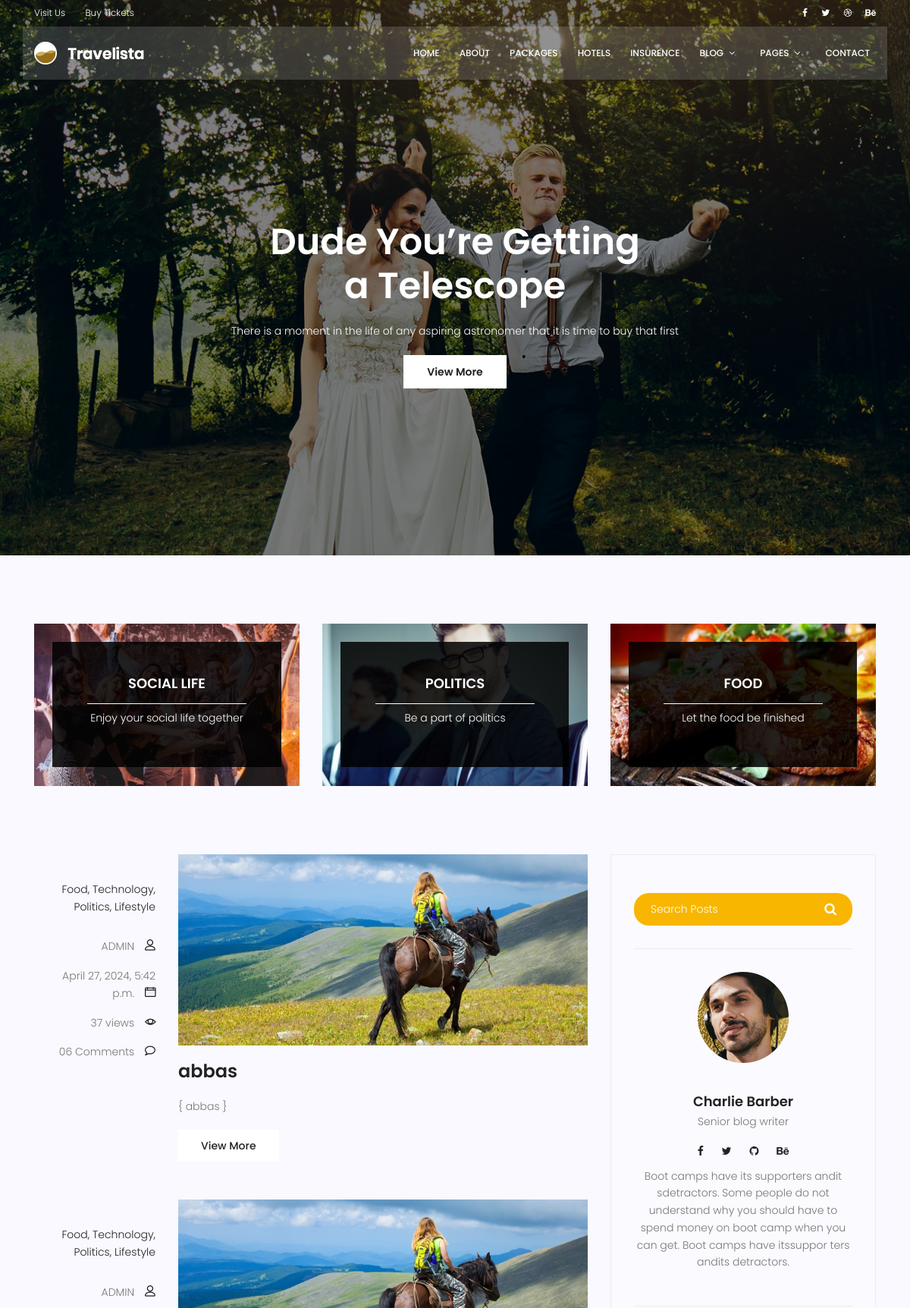
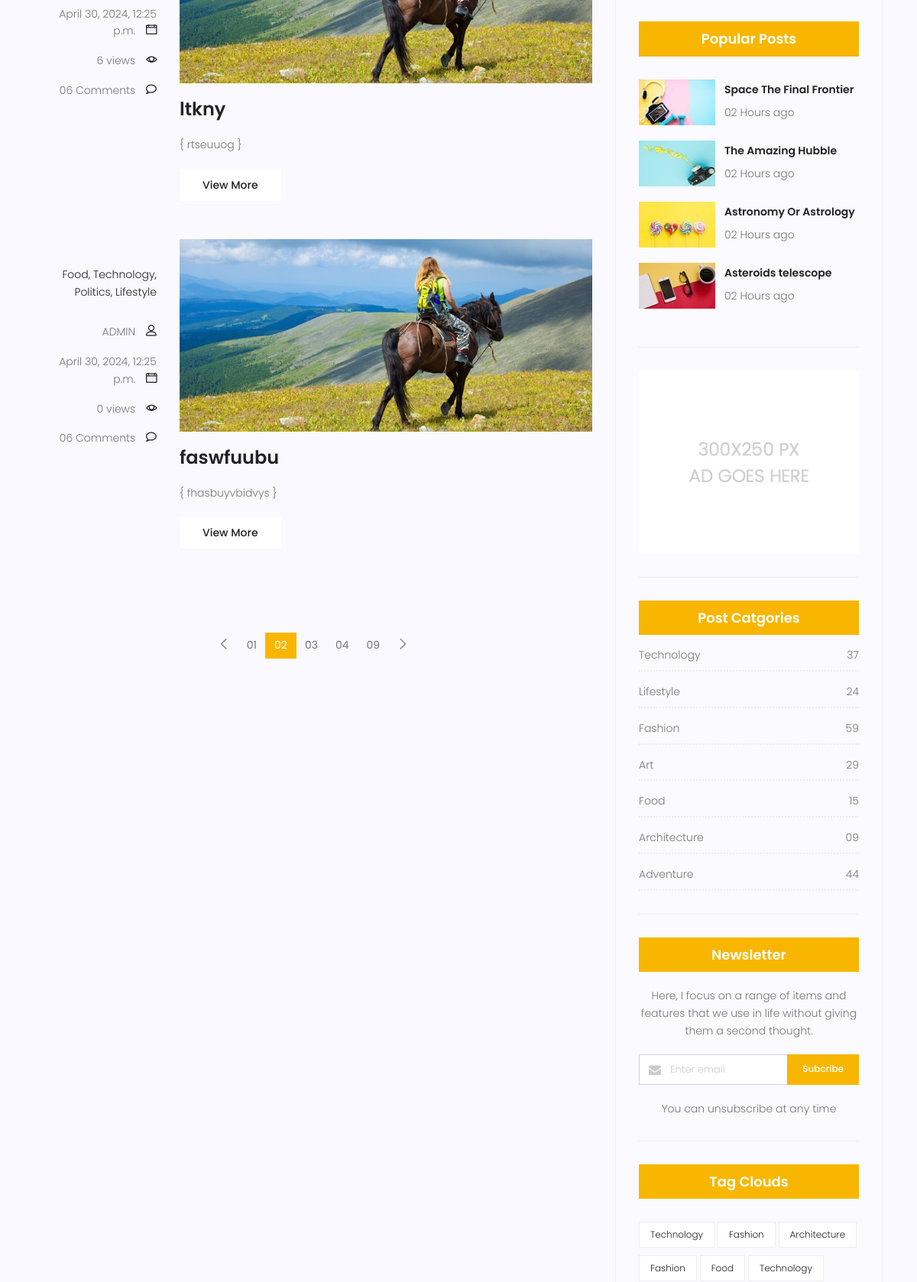
Screenshot of /blog/ (upper part) with the database file from the repository (2 pictures, top to bottom).
### blog/models.py (models this page shows)
class Post(models.Model):
    image = models.ImageField(upload_to="blog/", default="blog/default.jpg")
    author = models.ForeignKey(User,on_delete=models.SET_NULL,null=True)
    title = models.CharField(max_length=255)
    content = models.TextField()
    counted_views = models.IntegerField(default=0)
    status = models.BooleanField(default=False)
    published_date = models.DateTimeField(null=True)
    created_date = models.DateTimeField(auto_now_add=True)
    updated_date = models.DateTimeField(auto_now=True)

### blog/views.py (the view)
# urls.py: path('', blog_view,name='index'),
def blog_view(request):
    posts = Post.objects.filter(status=1, published_date__lte=timezone.now())
    context = {'posts':posts}
    return render(request,'blog/blog-home.html',context)

### templates/blog/blog-home.html (shortened to what this page needs)
{% load static %}
	<!DOCTYPE html>
	<html lang="zxx" class="no-js">
	<head>
			<link rel="stylesheet" href="{% static 'css/linearicons.css'%}">
			<link rel="stylesheet" href="{% static 'css/font-awesome.min.css' %}">
			<link rel="stylesheet" href="{% static 'css/bootstrap.css' %}">
			<link rel="stylesheet" href="{% static 'css/magnific-popup.css' %}">
			<link rel="stylesheet" href="{% static 'css/jquery-ui.css' %}">
			<link rel="stylesheet" href="{% static 'css/nice-select.css' %}">
			<link rel="stylesheet" href="{% static 'css/animate.min.css' %}">
			<link rel="stylesheet" href="{% static 'css/owl.carousel.css' %}">
			<link rel="stylesheet" href="{% static 'css/main.css'%}">
		</head>
		<body>
			<header id="header">
				<div class="header-top">
					<div class="container">
			  		<div class="row align-items-center">
			  			<div class="col-lg-6 col-sm-6 col-6 header-top-left">
			  				<ul>
			  					<li><a href="#">Visit Us</a></li>
			  					<li><a href="#">Buy Tickets</a></li>
			  				</ul>
			  			</div>
			  			<div class="col-lg-6 col-sm-6 col-6 header-top-right">
							<div class="header-social">
								<a href="#"><i class="fa fa-facebook"></i></a>
								<a href="#"><i class="fa fa-twitter"></i></a>
								<a href="#"><i class="fa fa-dribbble"></i></a>
								<a href="#"><i class="fa fa-behance"></i></a>
							</div>
			  			</div>
			  		</div>
					</div>
				</div>
				<div class="container main-menu">
					<div class="row align-items-center justify-content-between d-flex">
				      <div id="logo">
				        <a href="{% url 'blog:index' %}"><img src="{% static 'img/logo.png'%}" alt="" title="" /></a>
				      </div>
				      <nav id="nav-menu-container">
				        <ul class="nav-menu">
				          <li><a href="{% url 'blog:index' %}">Home</a></li>
				          <li><a href="about">About</a></li>
				          <li><a href="packages">Packages</a></li>
				          <li><a href="hotels">Hotels</a></li>
				          <li><a href="insurance">Insurence</a></li>
				          <li class="menu-has-children"><a href="">Blog</a>
				          </li>
				          <li class="menu-has-children"><a href="">Pages</a>
				          </li>
				          <li><a href="contact">Contact</a></li>
				        </ul>
				      </nav>
					</div>
				</div>
			</header>
			<section class="banner-area relative blog-home-banner" id="home">
				<div class="overlay overlay-bg"></div>
				<div class="container">
					<div class="row d-flex align-items-center justify-content-center">
						<div class="about-content blog-header-content col-lg-12">
							<h1 class="text-white">
								Dude You’re Getting
								a Telescope
							</h1>
							<p class="text-white">
								There is a moment in the life of any aspiring astronomer that it is time to buy that first
							</p>
							<a href="#" class="primary-btn">View More</a>
						</div>
					</div>
				</div>
			</section>
			<section class="top-category-widget-area pt-90 pb-90 ">
				<div class="container">
					<div class="row">
						<div class="col-lg-4">
							<div class="single-cat-widget">
								<div class="content relative">
									<div class="overlay overlay-bg"></div>
								    <a href="#" target="_blank">
								      <div class="thumb">
								  		 <img class="content-image img-fluid d-block mx-auto" src="{% static 'img/blog/cat-widget1.jpg'%}" alt="">
								  	  </div>
								      <div class="content-details">
								        <h4 class="content-title mx-auto text-uppercase">Social life</h4>
								        <span></span>
								        <p>Enjoy your social life together</p>
								      </div>
								    </a>
								</div>
							</div>
						</div>
						<div class="col-lg-4">
							<div class="single-cat-widget">
								<div class="content relative">
									<div class="overlay overlay-bg"></div>
								    <a href="#" target="_blank">
								      <div class="thumb">
								  		 <img class="content-image img-fluid d-block mx-auto" src="{% static 'img/blog/cat-widget2.jpg'%}" alt="">
								  	  </div>
								      <div class="content-details">
								        <h4 class="content-title mx-auto text-uppercase">Politics</h4>
								        <span></span>
								        <p>Be a part of politics</p>
								      </div>
								    </a>
								</div>
							</div>
						</div>
						<div class="col-lg-4">
							<div class="single-cat-widget">
								<div class="content relative">
									<div class="overlay overlay-bg"></div>
								    <a href="#" target="_blank">
								      <div class="thumb">
								  		 <img class="content-image img-fluid d-block mx-auto" src="{% static 'img/blog/cat-widget3.jpg'%}" alt="">
								  	  </div>
								      <div class="content-details">
								        <h4 class="content-title mx-auto text-uppercase">Food</h4>
								        <span></span>
								        <p>Let the food be finished</p>
								      </div>
								    </a>
								</div>
							</div>
						</div>
					</div>
				</div>
			</section>
			<section class="post-content-area">
				<div class="container">
					<div class="row">
						<div class="col-lg-8 posts-list">
							{% for Post in posts %}
							<div class="single-post row">
								<div class="col-lg-3  col-md-3 meta-details">
									<ul class="tags">
										<li><a href="#">Food,</a></li>
										<li><a href="#">Technology,</a></li>
										<li><a href="#">Politics,</a></li>
										<li><a href="#">Lifestyle</a></li>
									</ul>
									<div class="user-details row">
										<p class="user-name col-lg-12 col-md-12 col-6"><a href="#">{{ Post.author }}</a> <span class="lnr lnr-user"></span></p>
										<p class="date col-lg-12 col-md-12 col-6"><a href="#">{{Post.published_date}}</a> <span class="lnr lnr-calendar-full"></span></p>
										<p class="view col-lg-12 col-md-12 col-6"><a href="#">{{ Post.counted_views }} views</a> <span class="lnr lnr-eye"></span></p>
										<p class="comments col-lg-12 col-md-12 col-6"><a href="#">06 Comments</a> <span class="lnr lnr-bubble"></span></p>
									</div>
								</div>
								<div class="col-lg-9 col-md-9 ">
									<div class="feature-img">
										<img class="img-fluid" src="{% static 'img/blog/feature-img1.jpg' %}" alt="">
									</div>
									<a class="posts-title" href="{% url 'blog:single' pid=Post.id %}"><h3>{{Post.title}}</h3></a>
									<p class="excert">
{										{{Post.content}}
}									</p>
									<a href="#" class="primary-btn">View More</a>
								</div>
							</div>
							{% endfor %}
		                    <nav class="blog-pagination justify-content-center d-flex">
		                        <ul class="pagination">
		                            <li class="page-item">
		                                <a href="#" class="page-link" aria-label="Previous">
		                                    <span aria-hidden="true">
		                                        <span class="lnr lnr-chevron-left"></span>
		                                    </span>
		                                </a>
		                            </li>
		                            <li class="page-item"><a href="#" class="page-link">01</a></li>
		                            <li class="page-item active"><a href="#" class="page-link">02</a></li>
		                            <li class="page-item"><a href="#" class="page-link">03</a></li>
		                            <li class="page-item"><a href="#" class="page-link">04</a></li>
		                            <li class="page-item"><a href="#" class="page-link">09</a></li>
		                            <li class="page-item">
		                                <a href="#" class="page-link" aria-label="Next">
		                                    <span aria-hidden="true">
		                                        <span class="lnr lnr-chevron-right"></span>
		                                    </span>
		                                </a>
		                            </li>
		                        </ul>
		                    </nav>
						</div>
						<div class="col-lg-4 sidebar-widgets">
							<div class="widget-wrap">
								<div class="single-sidebar-widget search-widget">
									<form class="search-form" action="#">
			                            <input placeholder="Search Posts" name="search" type="text" onfocus="this.placeholder = ''" onblur="this.placeholder = 'Search Posts'" >
			                            <button type="submit"><i class="fa fa-search"></i></button>
			                        </form>
								</div>
								<div class="single-sidebar-widget user-info-widget">
									<img src="{% static 'img/blog/user-info.png' %}" alt="">
									<a href="#"><h4>Charlie Barber</h4></a>
									<p>
										Senior blog writer
									</p>
									<ul class="social-links">
										<li><a href="#"><i class="fa fa-facebook"></i></a></li>
										<li><a href="#"><i class="fa fa-twitter"></i></a></li>
										<li><a href="#"><i class="fa fa-github"></i></a></li>
										<li><a href="#"><i class="fa fa-behance"></i></a></li>
									</ul>
									<p>
										Boot camps have its supporters andit sdetractors. Some people do not understand why you should have to spend money on boot camp when you can get. Boot camps have itssuppor ters andits detractors.
									</p>
								</div>
								<div class="single-sidebar-widget popular-post-widget">
									<h4 class="popular-title">Popular Posts</h4>
									<div class="popular-post-list">
										<div class="single-post-list d-flex flex-row align-items-center">
											<div class="thumb">
												<img class="img-fluid" src="{% static 'img/blog/pp1.jpg' %}" alt="">
											</div>
											<div class="details">
												<a href="#"><h6>Space The Final Frontier</h6></a>
												<p>02 Hours ago</p>
											</div>
										</div>
										<div class="single-post-list d-flex flex-row align-items-center">
											<div class="thumb">
												<img class="img-fluid" src="{% static 'img/blog/pp2.jpg' %}" alt="">
											</div>
											<div class="details">
												<a href="#"><h6>The Amazing Hubble</h6></a>
												<p>02 Hours ago</p>
											</div>
										</div>
										<div class="single-post-list d-flex flex-row align-items-center">
											<div class="thumb">
												<img class="img-fluid" src="{% static 'img/blog/pp3.jpg' %}" alt="">
											</div>
											<div class="details">
												<a href="#"><h6>Astronomy Or Astrology</h6></a>
												<p>02 Hours ago</p>
											</div>
										</div>
										<div class="single-post-list d-flex flex-row align-items-center">
											<div class="thumb">
												<img class="img-fluid" src="{% static 'img/blog/pp4.jpg' %}" alt="">
											</div>
											<div class="details">
												<a href="#"><h6>Asteroids telescope</h6></a>
												<p>02 Hours ago</p>
											</div>
										</div>
									</div>
								</div>
								<div class="single-sidebar-widget ads-widget">
									<a href="#"><img class="img-fluid" src="{% static 'img/blog/ads-banner.jpg' %}" alt=""></a>
								</div>
								<div class="single-sidebar-widget post-category-widget">
									<h4 class="category-title">Post Catgories</h4>
									<ul class="cat-list">
										<li>
											<a href="#" class="d-flex justify-content-between">
												<p>Technology</p>
												<p>37</p>
											</a>
										</li>
										<li>
											<a href="#" class="d-flex justify-content-between">
												<p>Lifestyle</p>
												<p>24</p>
											</a>
										</li>
										<li>
											<a href="#" class="d-flex justify-content-between">
												<p>Fashion</p>
												<p>59</p>
											</a>
										</li>
										<li>
											<a href="#" class="d-flex justify-content-between">
												<p>Art</p>
												<p>29</p>
											</a>
										</li>
										<li>
											<a href="#" class="d-flex justify-content-between">
												<p>Food</p>
												<p>15</p>
											</a>
										</li>
										<li>
											<a href="#" class="d-flex justify-content-between">
												<p>Architecture</p>
												<p>09</p>
											</a>
										</li>
										<li>
											<a href="#" class="d-flex justify-content-between">
												<p>Adventure</p>
												<p>44</p>
											</a>
										</li>
									</ul>
								</div>
								<div class="single-sidebar-widget newsletter-widget">
									<h4 class="newsletter-title">Newsletter</h4>
									<p>
										Here, I focus on a range of items and features that we use in life without
										giving them a second thought.
									</p>
									<div class="form-group d-flex flex-row">
									   <div class="col-autos">
									      <div class="input-group">
									        <div class="input-group-prepend">
									          <div class="input-group-text"><i class="fa fa-envelope" aria-hidden="true"></i>
											</div>
									        </div>
									        <input type="text" class="form-control" id="inlineFormInputGroup" placeholder="Enter email" onfocus="this.placeholder = ''" onblur="this.placeholder = 'Enter email'" >
									      </div>
									    </div>
									    <a href="#" class="bbtns">Subcribe</a>
									</div>
									<p class="text-bottom">
										You can unsubscribe at any time
									</p>
								</div>
								<div class="single-sidebar-widget tag-cloud-widget">
									<h4 class="tagcloud-title">Tag Clouds</h4>
									<ul>
										<li><a href="#">Technology</a></li>
										<li><a href="#">Fashion</a></li>
										<li><a href="#">Architecture</a></li>
										<li><a href="#">Fashion</a></li>
										<li><a href="#">Food</a></li>
										<li><a href="#">Technology</a></li>
									</ul>
								</div>
							</div>
						</div>
					</div>
				</div>
			</section>
		</body>
	</html>

### rows the page displays
Post: author "ADMIN", published_date "April 27, 2024, 5:42 p.m.", counted_views "37", title "abbas", content "abbas"
Post: author "ADMIN", published_date "April 30, 2024, 12:25 p.m.", counted_views "6", title "ltkny", content "rtseuuog"
Post: author "ADMIN", published_date "April 30, 2024, 12:25 p.m.", counted_views "0", title "faswfuubu", content "fhasbuyvbidvys"
